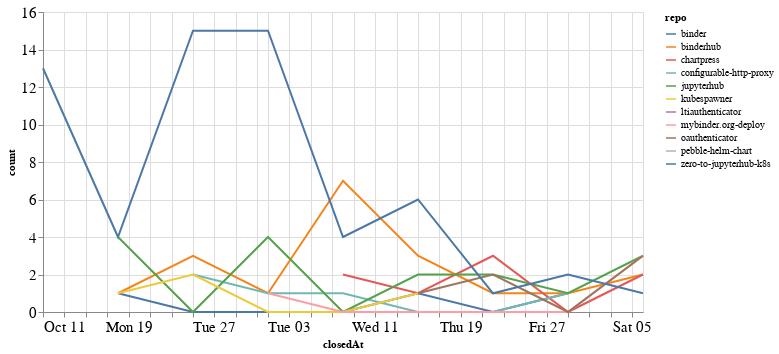

Notebook code cell kept with this figure:
### Code cell
closed_by_time = closed_by.groupby('repo').resample('W', on='closedAt').count()['author'].reset_index()
closed_by_time = closed_by_time.rename(columns={'author': 'count'})

alt.Chart(closed_by_time, width=600).mark_line().encode(
    x='closedAt',
    y='count',
    color='repo',
    tooltip="repo"
)

### Figure 1 — Vega-Lite specification as saved in the notebook (floating-point values rounded to 4 significant figures)
{"config": {"axisLeft": {"labelFontSize": 15}, "axisBottom": {"labelFontSize": 15}}, "data": {"name": "data-4a82b83d5a5d3888941e4d13b4ae175b"}, "mark": "line", "encoding": {"color": {"type": "nominal", "field": "repo"}, "tooltip": {"type": "nominal", "field": "repo"}, "x": {"type": "temporal", "field": "closedAt"}, "y": {"type": "quantitative", "field": "count"}}, "width": 600, "$schema": "https://vega.github.io/schema/vega-lite/v4.8.1.json", "datasets": {"data-4a82b83d5a5d3888941e4d13b4ae175b": [{"repo": "binder", "closedAt": "2020-10-18T00:00:00", "count": 1}, {"repo": "binder", "closedAt": "2020-10-25T00:00:00", "count": 0}, {"repo": "binder", "closedAt": "2020-11-01T00:00:00", "count": 0}, {"repo": "binder", "closedAt": "2020-11-08T00:00:00", "count": 0}, {"repo": "binder", "closedAt": "2020-11-15T00:00:00", "count": 1}, {"repo": "binder", "closedAt": "2020-11-22T00:00:00", "count": 0}, {"repo": "binder", "closedAt": "2020-11-29T00:00:00", "count": 1}, {"repo": "binderhub", "closedAt": "2020-10-18T00:00:00", "count": 1}, {"repo": "binderhub", "closedAt": "2020-10-25T00:00:00", "count": 3}, {"repo": "binderhub", "closedAt": "2020-11-01T00:00:00", "count": 1}, {"repo": "binderhub", "closedAt": "2020-11-08T00:00:00", "count": 7}, {"repo": "binderhub", "closedAt": "2020-11-15T00:00:00", "count": 3}, {"repo": "binderhub", "closedAt": "2020-11-22T00:00:00", "count": 1}, {"repo": "binderhub", "closedAt": "2020-11-29T00:00:00", "count": 1}, {"repo": "binderhub", "closedAt": "2020-12-06T00:00:00", "count": 2}, {"repo": "chartpress", "closedAt": "2020-11-08T00:00:00", "count": 2}, {"repo": "chartpress", "closedAt": "2020-11-15T00:00:00", "count": 1}, {"repo": "chartpress", "closedAt": "2020-11-22T00:00:00", "count": 3}, {"repo": "chartpress", "closedAt": "2020-11-29T00:00:00", "count": 0}, {"repo": "chartpress", "closedAt": "2020-12-06T00:00:00", "count": 2}, {"repo": "configurable-http-proxy", "closedAt": "2020-10-25T00:00:00", "count": 2}, {"repo": "configurable-http-proxy", "closedAt": "2020-11-01T00:00:00", "count": 1}, {"repo": "configurable-http-proxy", "closedAt": "2020-11-08T00:00:00", "count": 1}, {"repo": "configurable-http-proxy", "closedAt": "2020-11-15T00:00:00", "count": 0}, {"repo": "configurable-http-proxy", "closedAt": "2020-11-22T00:00:00", "count": 0}, {"repo": "configurable-http-proxy", "closedAt": "2020-11-29T00:00:00", "count": 1}, {"repo": "jupyterhub", "closedAt": "2020-10-18T00:00:00", "count": 4}, {"repo": "jupyterhub", "closedAt": "2020-10-25T00:00:00", "count": 0}, {"repo": "jupyterhub", "closedAt": "2020-11-01T00:00:00", "count": 4}, {"repo": "jupyterhub", "closedAt": "2020-11-08T00:00:00", "count": 0}, {"repo": "jupyterhub", "closedAt": "2020-11-15T00:00:00", "count": 2}, {"repo": "jupyterhub", "closedAt": "2020-11-22T00:00:00", "count": 2}, {"repo": "jupyterhub", "closedAt": "2020-11-29T00:00:00", "count": 1}, {"repo": "jupyterhub", "closedAt": "2020-12-06T00:00:00", "count": 3}, {"repo": "kubespawner", "closedAt": "2020-10-18T00:00:00", "count": 1}, {"repo": "kubespawner", "closedAt": "2020-10-25T00:00:00", "count": 2}, {"repo": "kubespawner", "closedAt": "2020-11-01T00:00:00", "count": 0}, {"repo": "kubespawner", "closedAt": "2020-11-08T00:00:00", "count": 0}, {"repo": "kubespawner", "closedAt": "2020-11-15T00:00:00", "count": 1}, {"repo": "ltiauthenticator", "closedAt": "2020-12-06T00:00:00", "count": 1}, {"repo": "mybinder.org-deploy", "closedAt": "2020-11-01T00:00:00", "count": 1}, {"repo": "mybinder.org-deploy", "closedAt": "2020-11-08T00:00:00", "count": 0}, {"repo": "mybinder.org-deploy", "closedAt": "2020-11-15T00:00:00", "count": 0}, {"repo": "mybinder.org-deploy", "closedAt": "2020-11-22T00:00:00", "count": 0}, {"repo": "mybinder.org-deploy", "closedAt": "2020-11-29T00:00:00", "count": 0}, {"repo": "mybinder.org-deploy", "closedAt": "2020-12-06T00:00:00", "count": 3}, {"repo": "oauthenticator", "closedAt": "2020-11-15T00:00:00", "count": 1}, {"repo": "oauthenticator", "closedAt": "2020-11-22T00:00:00", "count": 2}, {"repo": "oauthenticator", "closedAt": "2020-11-29T00:00:00", "count": 0}, {"repo": "oauthenticator", "closedAt": "2020-12-06T00:00:00", "count": 3}, {"repo": "pebble-helm-chart", "closedAt": "2020-11-08T00:00:00", "count": 1}, {"repo": "zero-to-jupyterhub-k8s", "closedAt": "2020-10-11T00:00:00", "count": 13}, {"repo": "zero-to-jupyterhub-k8s", "closedAt": "2020-10-18T00:00:00", "count": 4}, {"repo": "zero-to-jupyterhub-k8s", "closedAt": "2020-10-25T00:00:00", "count": 15}, {"repo": "zero-to-jupyterhub-k8s", "closedAt": "2020-11-01T00:00:00", "count": 15}, {"repo": "zero-to-jupyterhub-k8s", "closedAt": "2020-11-08T00:00:00", "count": 4}, {"repo": "zero-to-jupyterhub-k8s", "closedAt": "2020-11-15T00:00:00", "count": 6}, {"repo": "zero-to-jupyterhub-k8s", "closedAt": "2020-11-22T00:00:00", "count": 1}, {"repo": "zero-to-jupyterhub-k8s", "closedAt": "2020-11-29T00:00:00", "count": 2}, {"repo": "zero-to-jupyterhub-k8s", "closedAt": "2020-12-06T00:00:00", "count": 1}]}}
